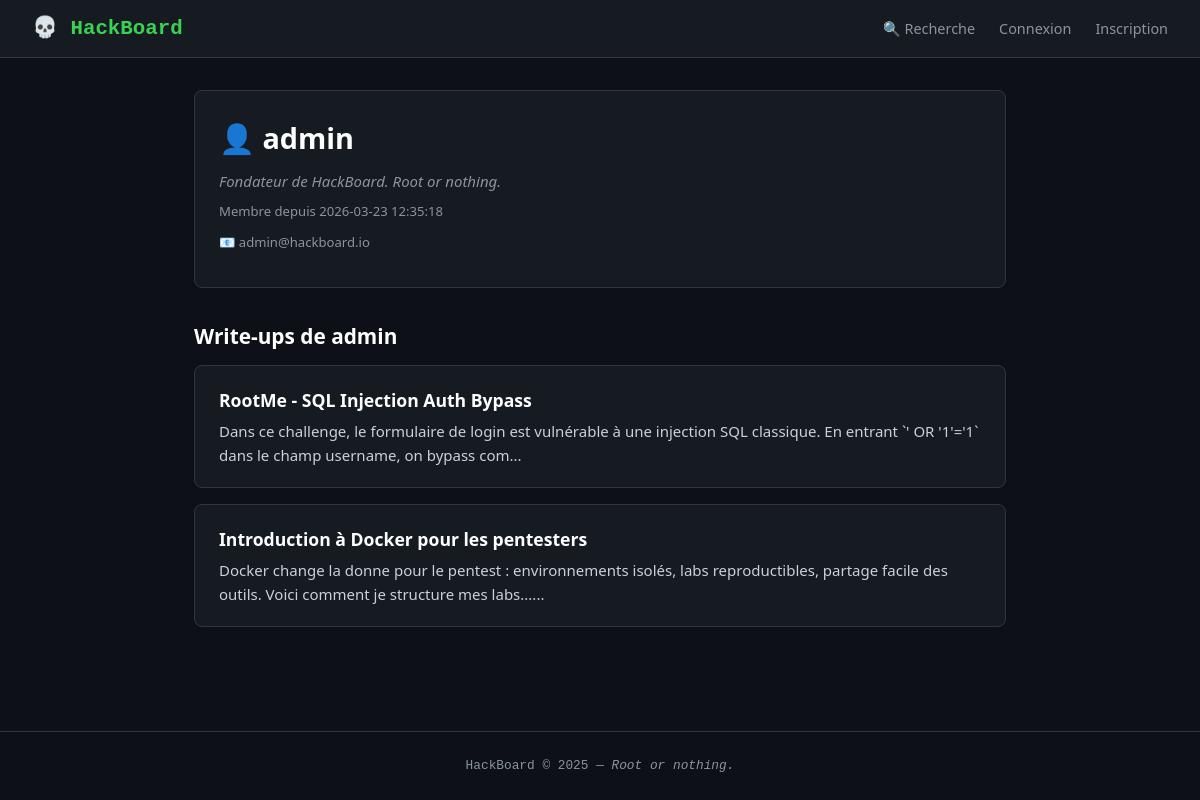
The app's page /profile/1 with its own data.
### tables this page shows
CREATE TABLE users (
    id         INTEGER PRIMARY KEY AUTOINCREMENT,
    username   TEXT NOT NULL UNIQUE,
    password   TEXT NOT NULL,
    email      TEXT NOT NULL,
    bio        TEXT DEFAULT '',
    created_at TIMESTAMP DEFAULT CURRENT_TIMESTAMP
);

CREATE TABLE writeups (
    id         INTEGER PRIMARY KEY AUTOINCREMENT,
    user_id    INTEGER NOT NULL,
    title      TEXT NOT NULL,
    content    TEXT NOT NULL,
    tags       TEXT DEFAULT '',
    created_at TIMESTAMP DEFAULT CURRENT_TIMESTAMP,
    FOREIGN KEY (user_id) REFERENCES users(id)
);

### app.py (the view)
@app.route("/profile/<int:user_id>")
def profile(user_id):
    connexionDB = get_db()
    user     = connexionDB.execute("SELECT * FROM users WHERE id = ?", (user_id,)).fetchone()
    writeups = connexionDB.execute("SELECT * FROM writeups WHERE user_id = ?", (user_id,)).fetchall()
    connexionDB.close()
    if not user:
        return "Utilisateur introuvable", 404
    return render_template("profile.html", user=user, writeups=writeups)

### app.py (called while the page is built)
def get_db():
    connexionDB = sqlite3.connect(DATABASE)
    connexionDB.row_factory = sqlite3.Row
    return connexionDB

### templates/profile.html
{% extends "base.html" %}
{% block content %}
<div class="profile">
  <h1>👤 {{ user.username }}</h1>
  <p class="bio">{{ user.bio }}</p>
  <p class="meta">Membre depuis {{ user.created_at }}</p>
  <p class="meta">📧 {{ user.email }}</p>
</div>
<h2>Write-ups de {{ user.username }}</h2>
{% if writeups %}
  <div class="writeup-list">
    {% for w in writeups %}
      <div class="card">
        <h3><a href="{{ url_for('writeup', writeup_id=w.id) }}">{{ w.title }}</a></h3>
        <p>{{ w.content[:150] }}...</p>
      </div>
    {% endfor %}
  </div>
{% else %}
  <p>Aucun write-up pour l'instant.</p>
{% endif %}
{% endblock %}

### static/css/style.css (style rules this page uses)
*, *::before, *::after { box-sizing: border-box; margin: 0; padding: 0; }
:root { --bg: #0d1117; --surface: #161b22; --border: #30363d; --green: #39d353; --green-dim:#238636; --text: #c9d1d9; --text-dim: #8b949e; --red: #f85149; --orange: #d29922; --link: #58a6ff; }
body { background: var(--bg); color: var(--text); font-family: 'Segoe UI', system-ui, sans-serif; font-size: 15px; line-height: 1.6; min-height: 100vh; display: flex; flex-direction: column; }
a { color: var(--link); text-decoration: none; }
h1 { font-size: 1.8rem; margin-bottom: 0.5rem; color: #fff; }
h2 { font-size: 1.3rem; margin: 1.5rem 0 0.75rem; color: #fff; }
h3 { font-size: 1.1rem; margin-bottom: 0.4rem; }
.card { background: var(--surface); border: 1px solid var(--border); border-radius: 8px; padding: 1.25rem 1.5rem; margin-bottom: 1rem; transition: border-color 0.2s; }
.card h2, .card h3 { margin-bottom: 0.3rem; }
.card h2 a, .card h3 a { color: #fff; }
.meta { color: var(--text-dim); font-size: 0.82rem; margin-bottom: 0.6rem; }
.profile { background: var(--surface); border: 1px solid var(--border); border-radius: 8px; padding: 1.5rem; margin-bottom: 2rem; }
.bio { font-style: italic; color: var(--text-dim); margin: 0.5rem 0; }

### records on screen
users: username "admin", bio "Fondateur de HackBoard. Root or nothing.", created_at "2026-03-23 12:35:18", email "admin@hackboard.io"
writeups: title "RootMe - SQL Injection Auth Bypass", content "Dans ce challenge, le formulaire de login est vulnérable à une injection SQL classique. En entrant `' OR '1'='1` dans le champ username, on bypass com"
writeups: title "Introduction à Docker pour les pentesters", content "Docker change la donne pour le pentest : environnements isolés, labs reproductibles, partage facile des outils. Voici comment je structure mes labs..."
